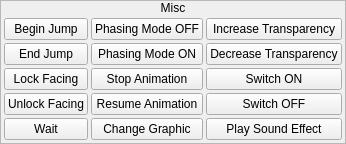
                <widget class="QFrame" name="frame_10">
                 <property name="frameShape">
                  <enum>QFrame::StyledPanel</enum>
                 </property>
                 <property name="frameShadow">
                  <enum>QFrame::Raised</enum>
                 </property>
                 <layout class="QVBoxLayout" name="verticalLayout_24">
                  <property name="spacing">
                   <number>0</number>
                  </property>
                  <property name="margin">
                   <number>0</number>
                  </property>
                  <item>
                   <widget class="QLabel" name="label_14">
                    <property name="sizePolicy">
                     <sizepolicy hsizetype="Preferred" vsizetype="Fixed">
                      <horstretch>0</horstretch>
                      <verstretch>0</verstretch>
                     </sizepolicy>
                    </property>
                    <property name="text">
                     <string>Misc</string>
                    </property>
                    <property name="alignment">
                     <set>Qt::AlignCenter</set>
                    </property>
                   </widget>
                  </item>
                  <item>
                   <widget class="QWidget" name="widget_8" native="true">
                    <layout class="QHBoxLayout" name="horizontalLayout_24">
                     <property name="spacing">
                      <number>3</number>
                     </property>
                     <property name="margin">
                      <number>3</number>
                     </property>
                     <item>
                      <widget class="QWidget" name="widget_32" native="true">
                       <layout class="QVBoxLayout" name="verticalLayout_8">
                        <property name="spacing">
                         <number>3</number>
                        </property>
                        <property name="margin">
                         <number>0</number>
                        </property>
                        <item>
                         <widget class="QPushButton" name="bBeginJump">
                          <property name="text">
                           <string>Begin Jump</string>
                          </property>
                         </widget>
                        </item>
                        <item>
                         <widget class="QPushButton" name="bEndJump">
                          <property name="text">
                           <string>End Jump</string>
                          </property>
                         </widget>
                        </item>
                        <item>
                         <widget class="QPushButton" name="bLockFacing">
                          <property name="text">
                           <string>Lock Facing</string>
                          </property>
                         </widget>
                        </item>
                        <item>
                         <widget class="QPushButton" name="bUnlockFacing">
                          <property name="text">
                           <string>Unlock Facing</string>
                          </property>
                         </widget>
                        </item>
                        <item>
                         <widget class="QPushButton" name="bWait">
                          <property name="text">
                           <string>Wait</string>
                          </property>
                         </widget>
                        </item>
                       </layout>
                      </widget>
                     </item>
                     <item>
                      <widget class="QWidget" name="widget_33" native="true">
                       <layout class="QVBoxLayout" name="verticalLayout_9">
                        <property name="spacing">
                         <number>3</number>
                        </property>
                        <property name="margin">
                         <number>0</number>
                        </property>
                        <item>
                         <widget class="QPushButton" name="bPhasingModeOFF">
                          <property name="text">
                           <string>Phasing Mode OFF</string>
                          </property>
                         </widget>
                        </item>
                        <item>
                         <widget class="QPushButton" name="bPhasingModeON">
                          <property name="text">
                           <string>Phasing Mode ON</string>
                          </property>
                         </widget>
                        </item>
                        <item>
                         <widget class="QPushButton" name="bStopAnimation">
                          <property name="text">
                           <string>Stop Animation</string>
                          </property>
                         </widget>
                        </item>
                        <item>
                         <widget class="QPushButton" name="bResumeAnimation">
                          <property name="text">
                           <string>Resume Animation</string>
                          </property>
                         </widget>
                        </item>
                        <item>
                         <widget class="QPushButton" name="bChangeGraphic">
                          <property name="text">
                           <string>Change Graphic</string>
                          </property>
                         </widget>
                        </item>
                       </layout>
                      </widget>
                     </item>
                     <item>
                      <widget class="QWidget" name="widget_34" native="true">
                       <layout class="QVBoxLayout" name="verticalLayout_26">
                        <property name="spacing">
                         <number>3</number>
                        </property>
                        <property name="margin">
                         <number>0</number>
                        </property>
                        <item>
                         <widget class="QPushButton" name="bIncreaseTransparency">
                          <property name="text">
                           <string>Increase Transparency</string>
                          </property>
                         </widget>
                        </item>
                        <item>
                         <widget class="QPushButton" name="bDecreaseTransparency">
                          <property name="text">
                           <string>Decrease Transparency</string>
                          </property>
                         </widget>
                        </item>
                        <item>
                         <widget class="QPushButton" name="bSwitchON">
                          <property name="text">
                           <string>Switch ON</string>
                          </property>
                         </widget>
                        </item>
                        <item>
                         <widget class="QPushButton" name="bSwitchOFF">
                          <property name="text">
                           <string>Switch OFF</string>
                          </property>
                         </widget>
                        </item>
                        <item>
                         <widget class="QPushButton" name="bPlaySoundEffect">
                          <property name="text">
                           <string>Play Sound Effect</string>
                          </property>
                         </widget>
                        </item>
                       </layout>
                      </widget>
                     </item>
                    </layout>
                   </widget>
                  </item>
                 </layout>
                </widget>
